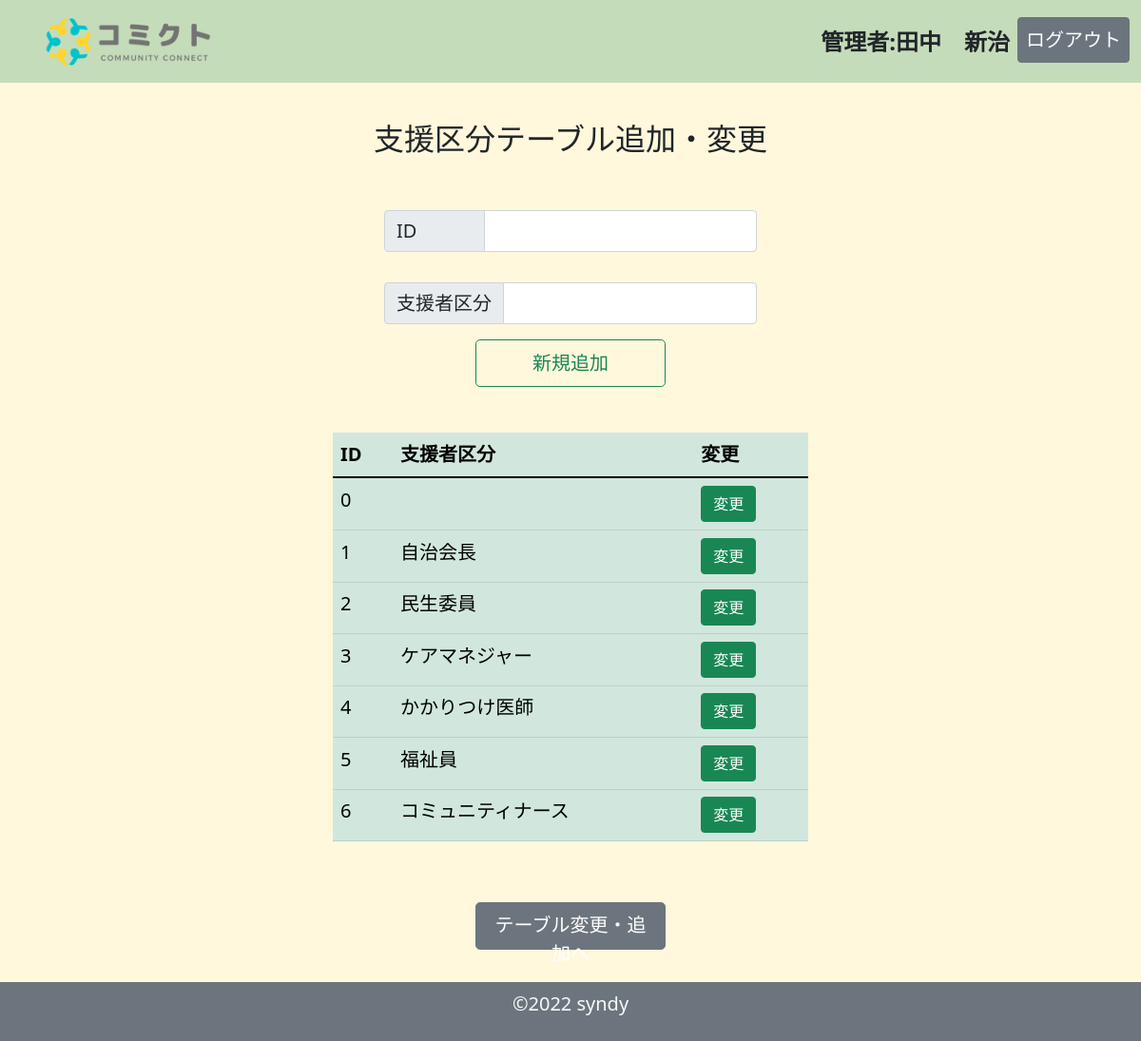
/admin_supporttable_read.php (signed in), run on the app's committed database.
### tables this page shows
CREATE TABLE `support_table` (
  `id` int(11) NOT NULL,
  `support_id` int(11) NOT NULL,
  `support` varchar(64) NOT NULL
);

### admin_supporttable_read.php (the view, shortened to what this page needs)
<?php
$pdo = connect_to_db();
$sql = 'SELECT * FROM support_table ORDER BY support_id ASC';
$stmt = $pdo->prepare($sql);
try {
    $status = $stmt->execute();
} catch (PDOException $e) {
    echo json_encode(["sql error" => "{$e->getMessage()}"]);
    exit();
}
$result = $stmt->fetchAll(PDO::FETCH_ASSOC);
$output = "";
foreach ($result as $record) {
    $output .= "<tr><td>{$record['support_id']}</td><td>{$record['support']}</td>
    <td>
        <a href='admin_supporttable_edit.php?id={$record["id"]}' class='btn btn-success' role='button'>変更</a>
      </td><tr>";
}
?>
<!DOCTYPE html>
<html lang="ja">
<head>
    <link href="https://cdn.jsdelivr.net/npm/bootstrap@5.1.3/dist/css/bootstrap.min.css" rel="stylesheet">
    <link rel="stylesheet" href="css/style_home_admin.css">
</head>
<body>
    <header>
        <nav class="navbar navbar-expand-lg navbar-light bg-success bg-opacity-25">
            <div class="container-fluid">
                <a class="navbar-brand" href="#">
                    <img src="img/comictlogo.png" alt="" width="250" height="60" class="d-inline-block align-text-top">
                </a>
                <div class="collapse navbar-collapse " id="navbarSupportedContent">
                    <ul class="navbar-nav me-auto">
                        <li class="nav-item">
                            <a class="nav-link" href="#"></a>
                        </li>
                        <li class="nav-item">
                            <a class="nav-link" href="#"></a>
                        </li>
                    </ul>
                    <ul class="navbar-nav">
                        <li class="nav-item">
                            <a class="nav-link text-dark fw-bold fs-4" href="#">管理者:<?= $_SESSION['mbname'] ?></a>
                        </li>
                        <li class="nav-item">
                            <a class="nav-link btn btn-secondary text-white fs-5 " href="logout.php" role="button">ログアウト</a>
                        </li>
                    </ul>
                </div>
            </div>
        </nav>
    </header>
    <main class="mb-5">
        <form action="admin_supporttable_create.php" method="POST">
            <div class="container-fluid">
                <div class="row justify-content-center  g-2">
                    <p class="h2 text-center my-5">支援区分テーブル追加・変更</p>
                    <div class="input-group mb-3 justify-content-center" style="max-width: 400px;">
                        <span class="input-group-text fs-5" id="inputGroup-sizing-default" style="width: 106px;">ID</span>
                        <input type="text" name="id" class="form-control fs-5 " aria-label="Sizing example input" aria-describedby="inputGroup-sizing-default">
                    </div>
                    <div class="row justify-content-center  g-2">
                        <div class="input-group mb-3 justify-content-center" style="max-width: 400px;">
                            <span class="input-group-text fs-5" id="inputGroup-sizing-default">支援者区分</span>
                            <input type="text" name="support" class="form-control fs-5 " aria-label="Sizing example input" aria-describedby="inputGroup-sizing-default">
                        </div>
                    </div>
                </div>
                <div class="container-fluid">
                    <div class="row justify-content-center">
                        <div class="col text-center mb-5">
                            <button class="btn btn-outline-success btn-lg fs-5" style="width: 200px;;height:50px">新規追加</button>
                        </div>
                    </div>
                </div>
            </div>
        </form>
        <div class="container-fluid">
            <div class="row justify-content-center  g-2">
                <div class="table-responsive">
                    <table class="table table-success table-hover mx-auto fs-5" style="max-width: 500px;">
                        <thead>
                            <tr>
                                <th scope="col">ID</th>
                                <th scope="col">支援者区分</th>
                                <th scope="col">変更</th>
                            </tr>
                        </thead>
                        <tbody>
                            <?= $output ?>
                        </tbody>
                    </table>
                </div>
            </div>
        </div>
        <div class="container-fluid">
            <div class="row justify-content-center">
                <div class="col text-center my-5">
                    <a class="btn btn-secondary btn-lg fs-5" style="width: 200px;;height:50px" href="admin_tableadd.php" role="button">テーブル変更・追加へ</a>
                </div>
            </div>
        </div>
    </main>
    <footer class="footer fixed-bottom mt-auto py-2 bg-secondary text-light text-center fs-5 ">
        <div class="container">
            <p>&copy;2022 syndy </p>
        </div>
    </footer>
</body>
</html>

### css/style_home_admin.css (style rules this page uses)
body { background-color: cornsilk; }

### data on the page
support_table: support "0"
support_table: support "1", support "自治会長"
support_table: support "2", support "民生委員"
support_table: support "3", support "ケアマネジャー"
support_table: support "4", support "かかりつけ医師"
support_table: support "5", support "福祉員"
support_table: support "6", support "コミュニティナース"

### other printed values
$_SESSION['mbname'] "田中 新治"
